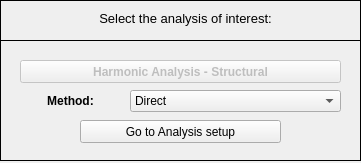
<?xml version="1.0" encoding="UTF-8"?>
<ui version="4.0">
 <class>Dialog</class>
 <widget class="QDialog" name="Dialog">
  <property name="windowModality">
   <enum>Qt::NonModal</enum>
  </property>
  <property name="geometry">
   <rect>
    <x>0</x>
    <y>0</y>
    <width>361</width>
    <height>163</height>
   </rect>
  </property>
  <property name="sizePolicy">
   <sizepolicy hsizetype="Fixed" vsizetype="Fixed">
    <horstretch>0</horstretch>
    <verstretch>0</verstretch>
   </sizepolicy>
  </property>
  <property name="contextMenuPolicy">
   <enum>Qt::DefaultContextMenu</enum>
  </property>
  <property name="windowTitle">
   <string>Select Analysis Type </string>
  </property>
  <property name="windowIcon">
   <iconset>
    <normaloff>../../../../../../Downloads/load - Copia.png</normaloff>../../../../../../Downloads/load - Copia.png</iconset>
  </property>
  <property name="whatsThis">
   <string/>
  </property>
  <widget class="QWidget" name="widget" native="true">
   <property name="geometry">
    <rect>
     <x>0</x>
     <y>0</y>
     <width>361</width>
     <height>161</height>
    </rect>
   </property>
   <property name="font">
    <font>
     <kerning>true</kerning>
    </font>
   </property>
   <widget class="QFrame" name="frame">
    <property name="geometry">
     <rect>
      <x>0</x>
      <y>0</y>
      <width>361</width>
      <height>41</height>
     </rect>
    </property>
    <property name="frameShape">
     <enum>QFrame::Box</enum>
    </property>
    <property name="frameShadow">
     <enum>QFrame::Plain</enum>
    </property>
    <property name="lineWidth">
     <number>1</number>
    </property>
    <widget class="QLabel" name="label">
     <property name="geometry">
      <rect>
       <x>10</x>
       <y>10</y>
       <width>351</width>
       <height>16</height>
      </rect>
     </property>
     <property name="font">
      <font>
       <pointsize>10</pointsize>
       <italic>false</italic>
      </font>
     </property>
     <property name="text">
      <string>Select the analysis of interest:</string>
     </property>
     <property name="textFormat">
      <enum>Qt::AutoText</enum>
     </property>
     <property name="alignment">
      <set>Qt::AlignCenter</set>
     </property>
    </widget>
   </widget>
   <widget class="QFrame" name="frame_2">
    <property name="geometry">
     <rect>
      <x>0</x>
      <y>40</y>
      <width>361</width>
      <height>121</height>
     </rect>
    </property>
    <property name="frameShape">
     <enum>QFrame::Box</enum>
    </property>
    <property name="frameShadow">
     <enum>QFrame::Plain</enum>
    </property>
    <widget class="QPushButton" name="pushButton">
     <property name="enabled">
      <bool>false</bool>
     </property>
     <property name="geometry">
      <rect>
       <x>20</x>
       <y>20</y>
       <width>321</width>
       <height>23</height>
      </rect>
     </property>
     <property name="font">
      <font>
       <weight>75</weight>
       <bold>true</bold>
      </font>
     </property>
     <property name="text">
      <string>Harmonic Analysis - Structural</string>
     </property>
     <property name="icon">
      <iconset>
       <activeon>../../../../../../Downloads/load.png</activeon>
      </iconset>
     </property>
     <property name="shortcut">
      <string/>
     </property>
     <property name="autoDefault">
      <bool>true</bool>
     </property>
     <property name="default">
      <bool>false</bool>
     </property>
     <property name="flat">
      <bool>false</bool>
     </property>
    </widget>
    <widget class="QWidget" name="verticalLayoutWidget">
     <property name="geometry">
      <rect>
       <x>20</x>
       <y>50</y>
       <width>101</width>
       <height>21</height>
      </rect>
     </property>
     <layout class="QVBoxLayout" name="verticalLayout">
      <item>
       <widget class="QLabel" name="label_2">
        <property name="font">
         <font>
          <weight>75</weight>
          <bold>true</bold>
         </font>
        </property>
        <property name="text">
         <string>Method:</string>
        </property>
        <property name="alignment">
         <set>Qt::AlignCenter</set>
        </property>
       </widget>
      </item>
     </layout>
    </widget>
    <widget class="QComboBox" name="comboBox">
     <property name="geometry">
      <rect>
       <x>130</x>
       <y>50</y>
       <width>211</width>
       <height>22</height>
      </rect>
     </property>
     <property name="insertPolicy">
      <enum>QComboBox::NoInsert</enum>
     </property>
     <item>
      <property name="text">
       <string>Direct</string>
      </property>
     </item>
     <item>
      <property name="text">
       <string>Mode Superposition</string>
      </property>
     </item>
    </widget>
    <widget class="QPushButton" name="pushButton_2">
     <property name="geometry">
      <rect>
       <x>80</x>
       <y>80</y>
       <width>201</width>
       <height>23</height>
      </rect>
     </property>
     <property name="text">
      <string>Go to Analysis setup</string>
     </property>
    </widget>
   </widget>
  </widget>
 </widget>
 <resources/>
 <connections/>
</ui>
